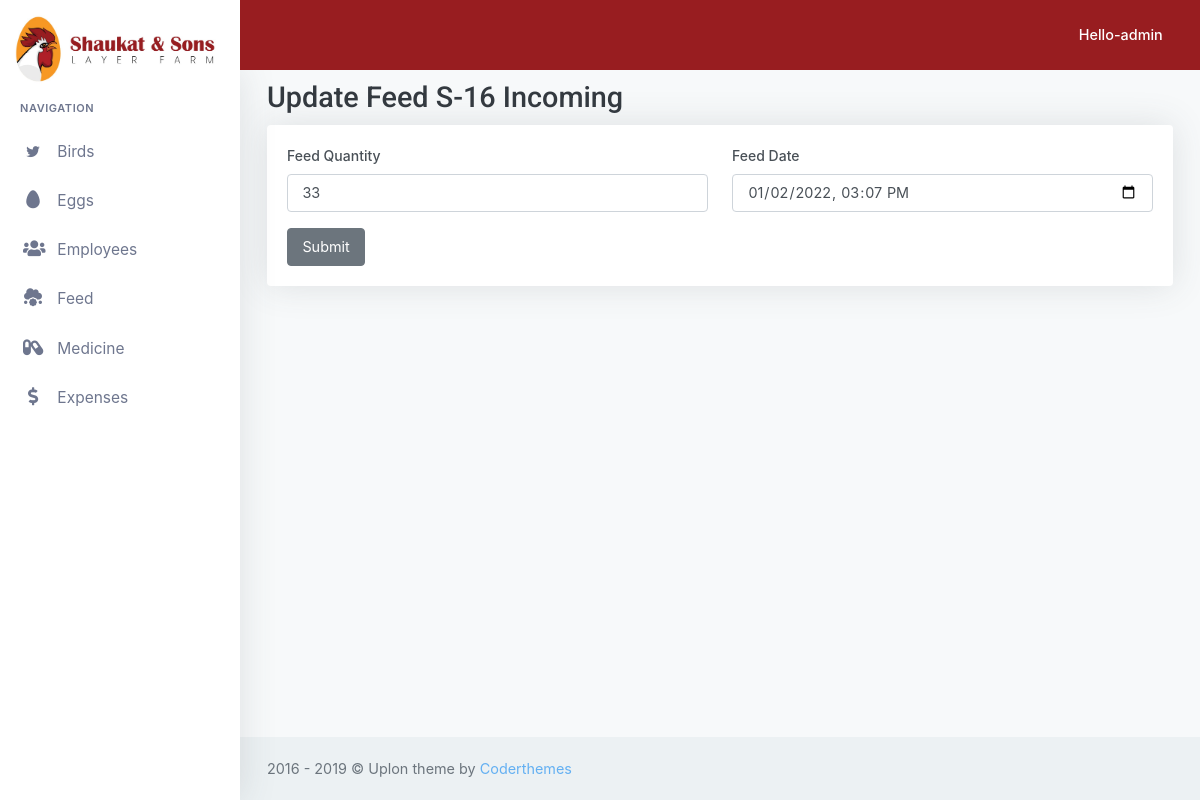
The app's page /feed/feeds16_out_update/1/ (signed in) with its own data.
### feed/models.py (models this page shows, shortened)
class FeedS16_Outgoing(models.Model):
    f16_quantity = models.IntegerField(default=0)
    f16_date = models.DateTimeField()
    f16_updated_by = models.ForeignKey(User, on_delete=models.SET_NULL, null=True)

### feed/views.py (the view, shortened to what this page needs)
# urls.py: path('feeds16_out_update/<str:pk>/', views.feeds16_out_update, name='feeds16_out_update'),
@login_required(login_url='/accounts/login')
def feeds16_out_update(request, pk):
  FeedS16_Out = FeedS16_Outgoing.objects.get(id=pk)
  context = {'FeedS16_Out': FeedS16_Out}
  return render(request, 'feeds16_out_update.html', context)

### feed/templates/feeds16_out_update.html (shortened to what this page needs)
{% extends 'baseTeamplate.html' %}
{% load static %}
{% block content %}
    <div class="container-fluid">
        <h2>Update Feed S-16 Incoming</h2>
        <div class="row">
            <div class="col-12">
                <div class="card-box">
                    <form action="" method="post" enctype="multipart/form-data">
                        <div class="row">
                            <div class="col-xl-6">
                                <div class="form-group">
                                    <label>Feed Quantity</label>
                                    <input type="text" class="form-control" name="feeds16-out-quantity" value="{{ FeedS16_Out.f16_quantity }}"
                                           placeholder="Please Enter Feed Quantity" required>
                                </div>
                            </div>
                            <div class="col-xl-6">
                                <div class="form-group">
                                    <label>Feed Date</label>
                                    <input type="datetime-local" class="form-control" name="feeds16-out-date" value="{{FeedS16_Out.f16_date|date:'Y-m-d'}}T{{FeedS16_Out.f16_date|time:'H:i:s'}}" >
                                </div>
                            </div>
                        </div>
                        <button type="submit" class="btn btn-secondary">Submit</button>
                    </form>
                </div>
            </div>
        </div>
    </div>
{% endblock %}

### templates/baseTeamplate.html (shortened to what this page needs)
{% load static %}
<!DOCTYPE html>
<html lang="en">
<head>
    <link href="{% static 'libs/datatables/dataTables.bootstrap4.min.css' %}" rel="stylesheet" type="text/css"/>
    <link href="{% static 'libs/datatables/buttons.bootstrap4.min.css' %}" rel="stylesheet" type="text/css"/>
    <link href="{% static 'libs/datatables/responsive.bootstrap4.min.css' %}" rel="stylesheet" type="text/css"/>
    <link href="{% static 'libs/datatables/select.bootstrap4.min.css' %}" rel="stylesheet" type="text/css"/>
    <link href="{% static 'css/bootstrap.min.css' %}" rel="stylesheet" type="text/css" id="bootstrap-stylesheet"/>
    <link href="{% static 'css/icons.min.css' %}" rel="stylesheet" type="text/css"/>
    <link href="{% static 'css/app.css' %}" rel="stylesheet" type="text/css" id="app-stylesheet"/>
    <link href="{% static 'sj.css' %}" rel="stylesheet" type="text/css" id="app-stylesheet"/>
</head>
<body>
<div id="wrapper">
    <div class="navbar-custom">
        <ul class="list-unstyled topnav-menu float-right mb-0">
            <li class="dropdown notification-list">
                <a class="nav-link dropdown-toggle nav-user mr-0 waves-effect waves-light" data-toggle="dropdown"
                   href="#" role="button" aria-haspopup="false" aria-expanded="false">
                    <span class="hello-msg d-none d-sm-inline-block ml-1 font-weight-medium" style="color: white; "> Hello-{{ request.user }}</span>
                    <i class="mdi mdi-chevron-down d-none d-sm-inline-block"></i>
                </a>
            </li>
        </ul>
        <div class="logo-box">
            <a href="#" class="logo text-center logo-dark">
                        <span class="logo-lg">
                  <img src="{% static 'logo.jpeg' %}" style="width:100%">
                        </span>
            </a>
        </div>
        <ul class="list-unstyled topnav-menu topnav-menu-left m-0">
            <li>
                <button class="button-menu-mobile waves-effect waves-light">
                    <i class="mdi mdi-menu"></i>
                </button>
            </li>
        </ul>
    </div>
    <div class="left-side-menu">
        <div class="slimscroll-menu">
            <div id="sidebar-menu">
                <ul class="metismenu" id="side-menu">
                    <li class="menu-title">Navigation</li>
                    <li>
                        <a href="javascript: void(0);">
                            <i class="typcn typcn-social-twitter"></i>
                            <span> Birds </span>
                            <span class="menu-arrow"></span>
                        </a>
                    </li>
                    <li>
                        <a href="javascript: void(0);">
                            <i class="fas fa-egg"></i>
                            <span> Eggs </span>
                            <span class="menu-arrow"></span>
                        </a>
                    </li>
                    <li>
                        <a href="javascript: void(0);">
                            <i class="fas fa-users"></i>
                            <span> Employees </span>
                            <span class="menu-arrow"></span>
                        </a>
                    </li>
                    <li>
                        <a href="javascript: void(0);">
                            <i class="fas fa-cloud-meatball"></i>
                            <span> Feed </span>
                            <span class="menu-arrow"></span>
                        </a>
                    </li>
                    <li>
                        <a href="javascript: void(0);">
                            <i class="fas fa-capsules"></i>
                            <span> Medicine </span>
                            <span class="menu-arrow"></span>
                        </a>
                    </li>
                    <li>
                        <a href="javascript: void(0);">
                            <i class="fas fa-dollar-sign"></i>
                            <span> Expenses </span>
                            <span class="menu-arrow"></span>
                        </a>
                    </li>
                </ul>
            </div>
        </div>
    </div>
    <div class="content-page">
        {% block content %}
        {% endblock %}
    </div>
    <footer class="footer">
        <div class="container-fluid">
            <div class="row">
                <div class="col-md-12">
                    2016 - 2019 &copy; Uplon theme by <a href="">Coderthemes</a>
                </div>
            </div>
        </div>
    </footer>
</div>
</body>
</html>

### records on screen
FeedS16_Outgoing: feeds16-out-quantity "33", feeds16-out-date "01/02/2022 15:07"

### other values on screen
{{ request.user }} "admin"
